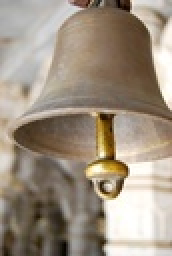
#> input picture a2_20171204/input_data/bell.jpg, 86 x 128 px, shrunk from 343 x 512 before the run, found by its file name (shown 2 times larger); the run also reads 1 picture not shown here
$ jupyter execute q5.ipynb
#> lines starting #> are read from the running program, lines starting #| are printed output that depends on the picture
# Assignment 2, Q 5
Sagrika Nagar (20171204)

# Q 5 part 1

[cell 1]
import matplotlib.pyplot as plt
import cv2
from PIL import Image
import numpy as np
from math import floor
import time

[cell 2]
def averaging(im, k):
#> called with k = 7
    h, w = im.shape
#> h = 128; w = 86
#     kernel = np.flip(kernel, 1)
    pad = floor(k/2)
    if(k%2==0):
        l = pad-1
    else:
        l = pad

    out = np.zeros(im.shape)
    im_padded = np.zeros((h + 2*pad, w + 2*pad))
    im_padded[pad:-1*pad, pad:-1*pad] = im

    start = time.time()
    kernel = np.ones((k, k))/(k**2)
    for i in range(pad,h+pad):
        for j in range(pad,w+pad):
            out[i-pad,j-pad]=(kernel*im_padded[i-l:i+pad+1,j-l:j+pad+1]).sum()
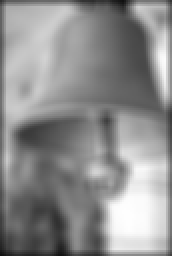
#> out: shape (128, 86) float64 (shown 2 times larger); min 16.9, max 254.8, mean 142.3
    end = time.time()
    t1 = end-start
    return t1, out

[cell 3]
im = cv2.imread("bell.jpg", 0)
t, out = averaging(im, 7)
#> t = 0.0199


plt.subplot(121)
plt.imshow(im, cmap='gray')
plt.subplot(122)
plt.imshow(out, cmap='gray')
plt.show()

# Q 5 Part 2

[cell 4]
def efficient_mean(im, k):

    pad = floor(k/2)
    if(k%2==0):
        l = pad-1
    else:
        l = pad
    h, w = im.shape
    output = np.zeros(im.shape)


    im_padded = np.zeros((h + 2*pad, w + 2*pad))
    im_padded[pad:-pad, pad:-pad] = im

    start = time.time()
    filt = np.cumsum(im_padded, axis=0)
    filt[k:-1, :]= filt[k:-1, :] - filt[0:-k-1,:]
    filt = np.cumsum(filt, 1)
    filt[:, k:-1] = filt[:, k:-1] - filt[:, 0:-k-1];

    filt = filt / (k**2);
    filt = filt.round();
    output = filt[k-1:-1, k-1:-1];

    end = time.time()
    t2=end-start
    return t2, output

[cell 5]
im = cv2.imread("bell.jpg", 0)
nonefficient1 = []
efficient1 = []
for k in range(3, 14, 2):
    t1, out1  = averaging(im, k)
    t2, out2  = efficient_mean(im,k)

    nonefficient1.append(t1)
    efficient1.append(t2)
#> this loop made 6 passes
#> (t1, t2) on passes 1 to 6: (0.018, 0.00181), (0.0181, 0.000141), (0.0181, 0.000136), (0.0183, 0.000138), (0.02, 0.00018), (0.0201, 0.000164)
#> pass 1, in efficient_mean, `filt = np.cumsum(filt, 1)`:
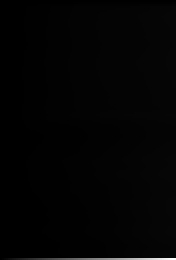
#> filt: shape (130, 88) float64 (shown 2 times larger); min 0, max 1627043, mean 24093.4; drawn with min black and max white
#> after the loop, efficient1 = [0.00181, 0.000141, 0.000136, 0.000138, 0.00018, 0.000164]; nonefficient1 = [0.018, 0.0181, 0.0181, 0.0183, 0.02, 0.0201]

im = cv2.imread("barbara.jpg", 0)
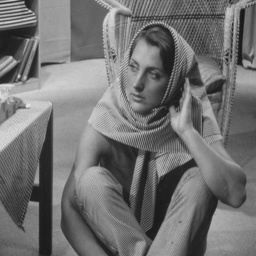
#> input picture a2_20171204/input_data/barbara.jpg, 256 x 256 px, shrunk from 1024 x 1024 before the run, found by its file name
#> im is the input picture: shape (256, 256); min 21, max 232, mean 113.9
nonefficient2 = []
efficient2 = []
for k in range(3, 14, 2):
    t1, out1  = averaging(im, k)
    t2, out2  = efficient_mean(im,k)

    nonefficient2.append(t1)
    efficient2.append(t2)
#> this loop made 6 passes
#> (t1, t2) on passes 1 to 6: (0.105, 0.00438), (0.107, 0.000805), (0.109, 0.000636), (0.11, 0.000661), (0.11, 0.000646), (0.126, 0.000713)
#> pass 1, in efficient_mean (call 7), `filt = np.cumsum(im_padded, axis=0)`:
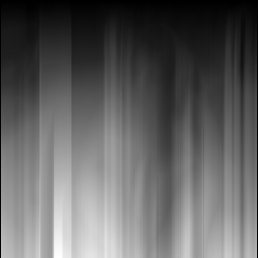
#> filt: shape (258, 258) float64; min 0, max 39451, mean 15044.7; drawn with min black and max white
#> after the loop, efficient2 = [0.00438, 0.000805, 0.000636, 0.000661, 0.000646, 0.000713]; nonefficient2 = [0.105, 0.107, 0.109, 0.11, 0.11, 0.126]

im = cv2.imread("gt_sky.png", 0)
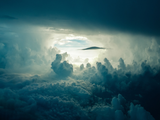
#> input picture a2_20171204/input_data/gt_sky.png, 160 x 120 px, shrunk from 640 x 480 before the run, found by its file name
#> im: shape (120, 160); min 8, max 254, mean 85.4
nonefficient3 = []
efficient3 = []
for k in range(3, 14, 2):
    t1, out1  = averaging(im, k)
    t2, out2  = efficient_mean(im,k)

    nonefficient3.append(t1)
    efficient3.append(t2)
#> this loop made 6 passes
#> (t1, t2) on passes 1 to 6: (0.031, 0.00188), (0.0314, 0.00021), (0.0317, 0.000249), (0.0321, 0.00026), (0.0322, 0.000224), (0.0343, 0.000242)
#> pass 1, in efficient_mean (call 13), `filt = np.cumsum(filt, 1)`:
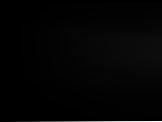
#> filt: shape (122, 162) float64; min 0, max 1640455, mean 28608.1; drawn with min black and max white
#> after the loop, efficient3 = [0.00188, 0.00021, 0.000249, 0.00026, 0.000224, 0.000242]; nonefficient3 = [0.031, 0.0314, 0.0317, 0.0321, 0.0322, 0.0343]

f = plt.subplots(figsize=(10,10))


x=range(3,14,2)
plt.plot(x, nonefficient1, color='yellow')
plt.plot(x, efficient1, color='blue')
plt.plot(x, nonefficient2, color='green')
plt.plot(x, efficient2, color='red')
plt.plot(x, nonefficient3, color='aqua')
plt.plot(x, efficient3, color='black')
plt.legend(('343x512(inefficient)', '343x512(efficient)', '1024x1024(inefficient)', '1024x1024(efficient)', '640x480(inefficient)', '640x480(efficient)'), loc='upper right')
plt.show()

# Q5 Part 3

[cell 6]
def efficient_median_filter(im, k):
    out = np.zeros(im.shape)
    mid=floor(k/2)
    w, h = im.shape
    start = time.time()

    for i in range(w):
        for j in range(h):
            new=[]
            for l in range(k):
                if (j+l-mid)<0 or (j+mid)>h-1:
                    new.append(0)
                elif (i+l-mid < 0) or (i+l-mid)>w-1:
                    for m in range(k):
                        new.append(0)
                else:
                    for n in range(k):
                        new.append(im[i+l-mid, j+n-mid])
            new.sort()
            out[i,j] = new[len(new)//2]
    end = time.time()
    t1 = end-start
    return t1, out

[cell 7]
def inefficient_median_filter(im, k):
    w, h = im.shape

    out = np.zeros(im.shape)
    mid = floor(k/2)
    start = time.time()

    for i in range(1, w-1):
        for j in range(1, h-1):

            out[i,j] = np.median(im[i-mid:i+mid+1,j-mid:j+mid+1])

    cv2.normalize(out, out, 0, 255, cv2.NORM_MINMAX, dtype=-1)

    out = out.astype(np.uint8)
    end = time.time()

    t2 = end-start
    return t2, out

[cell 8]
ineff_time1 = []
eff_time1 = []
im = cv2.imread("Degraded.jpg", 0)
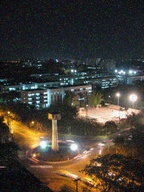
#> input picture a2_20171204/input_data/Degraded.jpg, 144 x 192 px, shrunk from 576 x 768 before the run, found by its file name
#> im: shape (192, 144); min 2, max 255, mean 61.7

for k in range(5,15, 2):
    t1, out1 = inefficient_median_filter(im, k)
    t2, out2 = efficient_median_filter(im, k)
    ineff_time1.append(t1)
    eff_time1.append(t2)
#> this loop made 5 passes
#> t2 on passes 1 to 5: 0.125, 0.253, 0.437, 0.634, 0.848
#> pass 1, `t1, out1 = inefficient_median_filter(im, k)`:
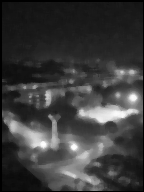
#> out1: shape (192, 144); min 0, max 255, mean 59.8
#> after the loop, eff_time1 = [0.125, 0.253, 0.437, 0.634, 0.848]; ineff_time1 = [0.176, 0.181, 0.188, 0.229, 0.202]

ineff_time2 = []
eff_time2 = []
im = cv2.imread("sky.png", 0)
#> im: shape (120, 160); min 16, max 244, mean 88.4

for k in range(5,15, 2):
    t1, out1 = inefficient_median_filter(im, k)
    t2, out2 = efficient_median_filter(im, k)
    ineff_time2.append(t1)
    eff_time2.append(t2)
#> this loop made 5 passes
#> t2 on passes 1 to 5: 0.0887, 0.18, 0.296, 0.452, 0.59
#> pass 1, `t2, out2 = efficient_median_filter(im, k)`:
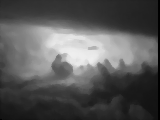
#> out2: shape (120, 160) float64; min 0, max 238, mean 87.7
#> after the loop, eff_time2 = [0.0887, 0.18, 0.296, 0.452, 0.59]; ineff_time2 = [0.119, 0.124, 0.131, 0.131, 0.135]

f = plt.subplots(figsize=(10,10))

x = range(5,15,2)
plt.plot(x, ineff_time1, color='yellow')
plt.plot(x, eff_time1, color='blue')
plt.plot(x, ineff_time2, color='green')
plt.plot(x, eff_time2, color='red')
plt.legend(('576x768(inefficient)', '576x768(efficient)', '640x480(inefficient)', '640x480(efficient)'), loc='upper right')
plt.show()
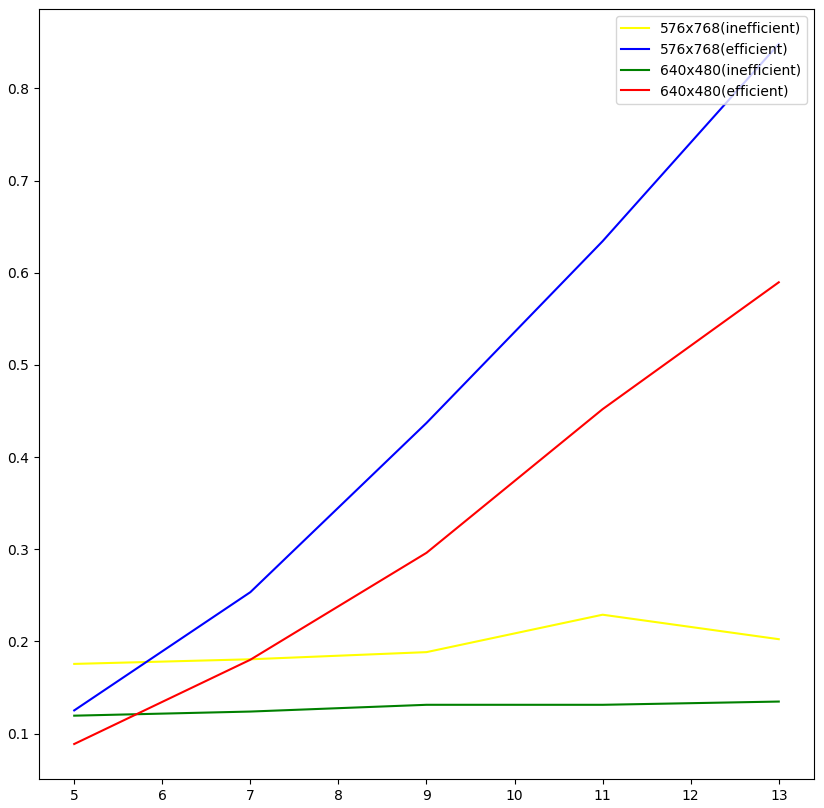
#> figure drawn by matplotlib, 1 panel
